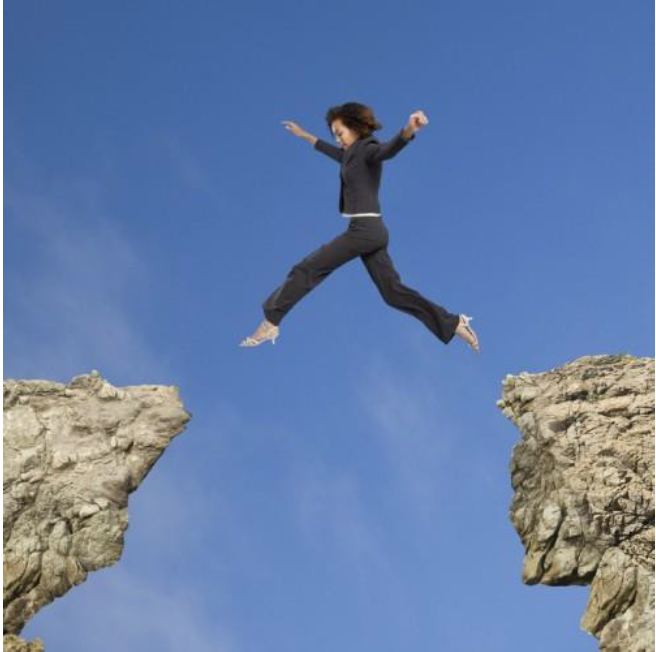
%> input picture Images/sc1.png, 656 x 652 px
$ octave --eval "result = energy_image(imread('Images/sc1.png'));"   (GNU Octave 9; MATLAB toolbox functions it lacks are replaced by stand-ins)
%> lines starting %> are read from the running program, lines starting %| are printed output that depends on the picture
function energyImage =  energy_image(img)
gray = rgb2gray(img);
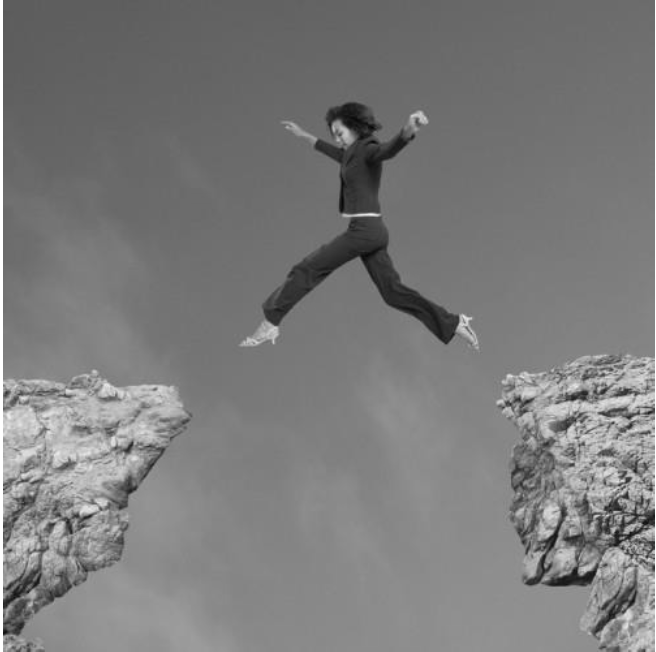
%> gray: size 652x656 uint8; min 5, max 255, mean 123.2
filterx = [-1,1];
filtery = [-1;1];
filter3 = [0 -1/2 0 1/2 0];
f = fspecial('sobel');
gradientx = double(imfilter(gray, filterx, 'conv', 'replicate'));
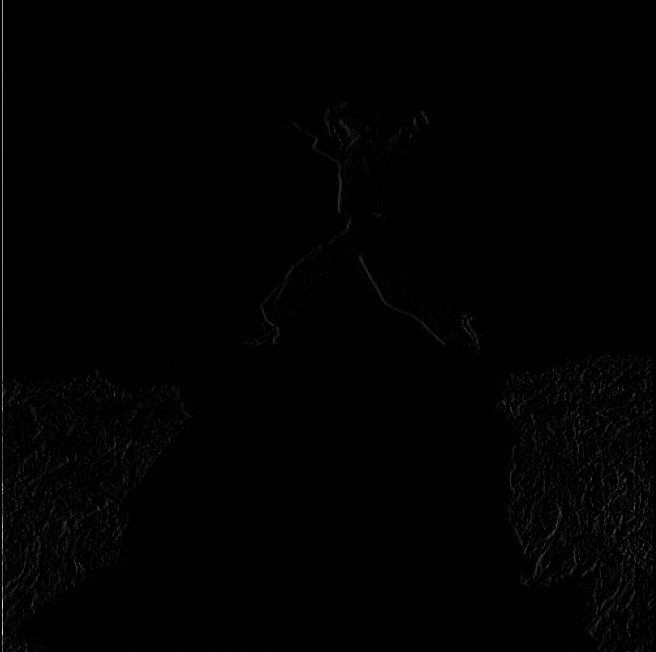
%> gradientx: size 652x656 double; min 0, max 236, mean 1.2
gradienty = double(imfilter(gray, filtery, 'conv', 'replicate'));
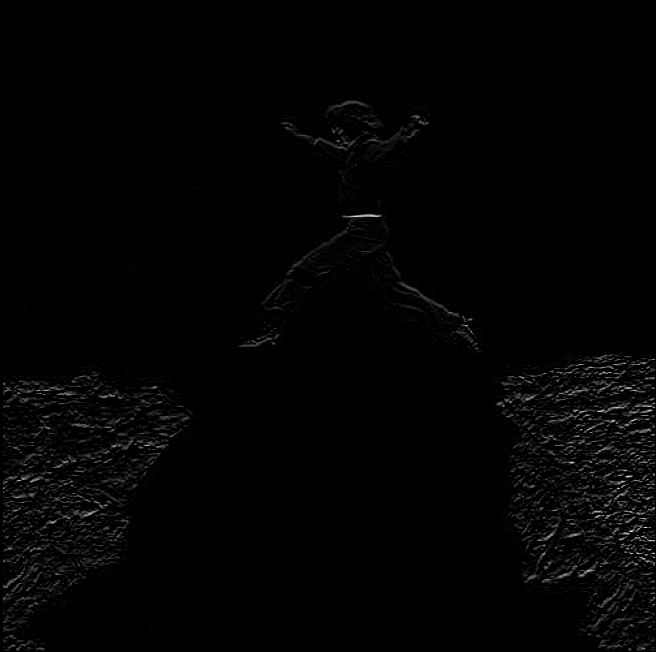
%> gradienty: size 652x656 double; min 0, max 95, mean 1.1; drawn with min black and max white
energyImage = sqrt(gradientx.^2 + gradienty.^2);
end

$ run again, on Images/sc3.png
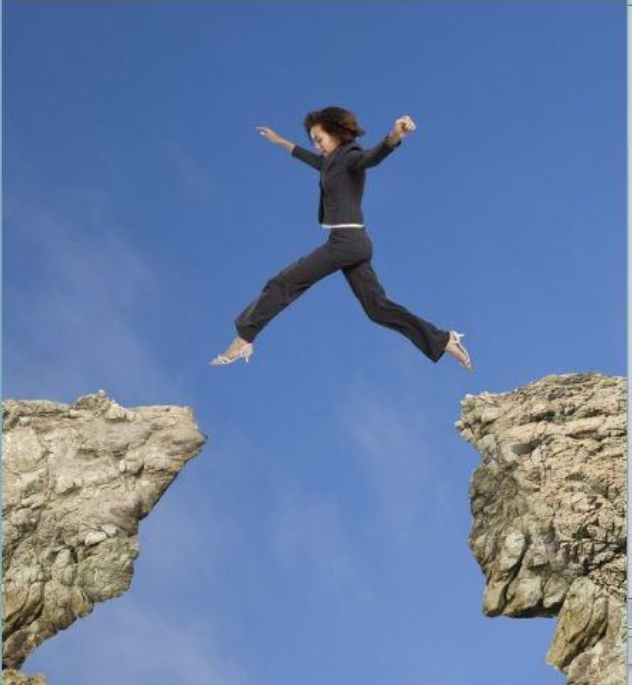
%> input picture Images/sc3.png, 632 x 688 px
%> in energy_image, `gray = rgb2gray(img);`:
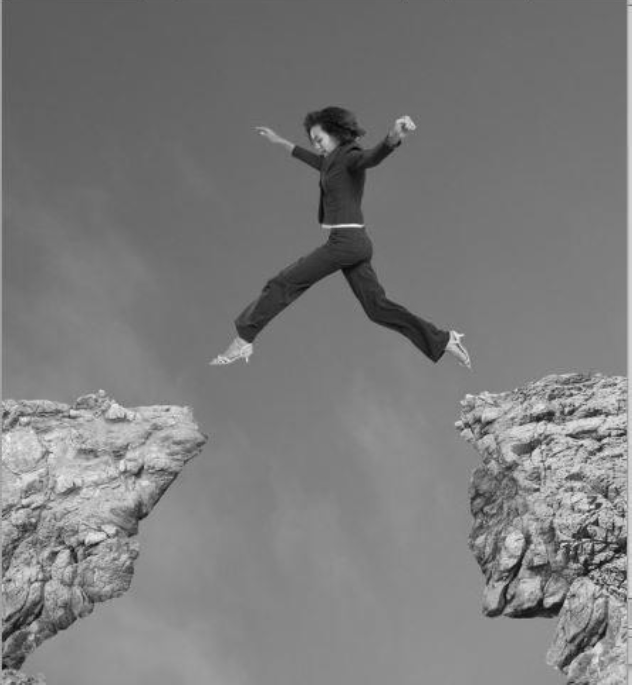
%> gray: size 688x632 uint8; min 2, max 255, mean 123.9
%> in energy_image, `gradientx = double(imfilter(gray, filterx, 'conv', 'replicate'));`:
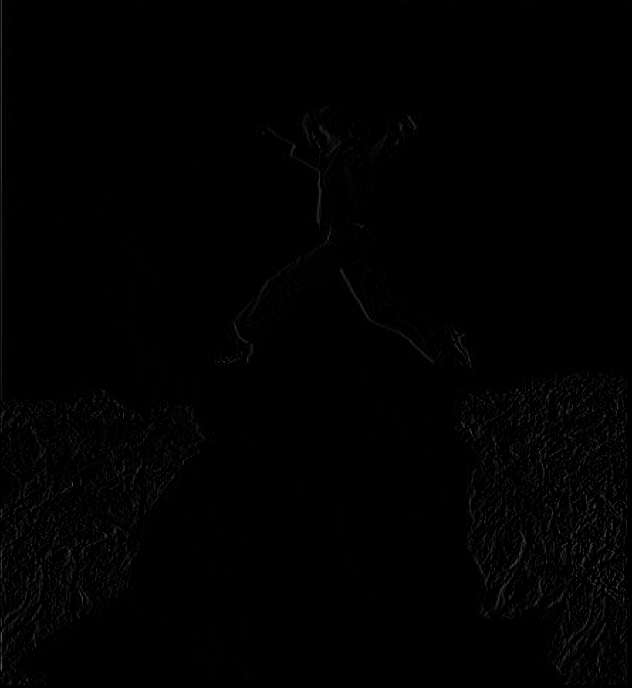
%> gradientx: size 688x632 double; min 0, max 102, mean 1.3
